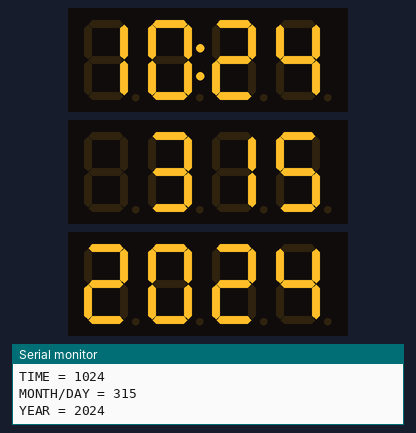
This sketch was run on a simulated Arduino Uno, built with avr-gcc and run on an emulated ATmega328P. On the bench: 3 × 4-digit seven-segment display, the last lines printed to the serial monitor. The local clock reads 2024-03-15 10:24:30 at power-on unless the sketch sets it.

Above: at 3.2 s.
At 64.7 s:
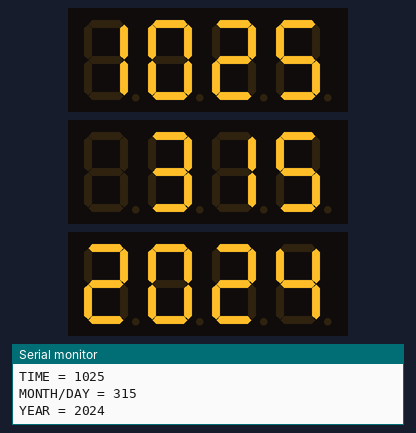
At 128.3 s:
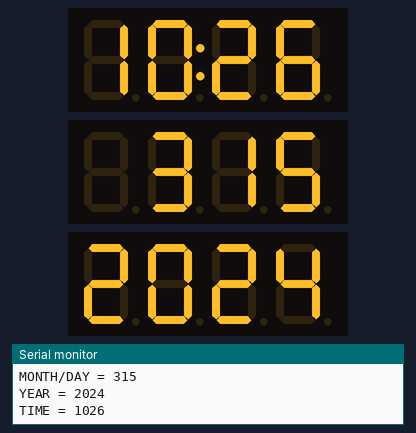

The sketch:

tm1637.ino
```cpp
/* Arduino example code to display a 24 hour time format clock on a
  TM1637 4 digit 7 segment display with a DS32321 RTC.
  More info: www.www.makerguides.com */

// Include the libraries:
#include "RTClib.h"
#include "TM1637Display.h"

// Define the connections pins:
#define CLK 7
#define DIO1 8
#define DIO2 9
#define DIO3 10

// Create rtc and display object:
RTC_DS3231 rtc;

TM1637Display display1(CLK, DIO1);
TM1637Display display2(CLK, DIO2);
TM1637Display display3(CLK, DIO3);


void setup() {
  // Begin serial communication at a baud rate of 9600:
  Serial.begin(9600);
  // Wait for console opening:
  delay(3000);

  // Check if RTC is connected correctly:
  if (!rtc.begin()) {
    Serial.println("Couldn't find RTC");
    while (1);
  }
  // Check if the RTC lost power and if so, set the time:
  if (rtc.lostPower()) {
    Serial.println("RTC lost power, lets set the time!");
    // The following line sets the RTC to the date & time this sketch was compiled:
    rtc.adjust(DateTime(F(__DATE__), F(__TIME__)));
    // This line sets the RTC with an explicit date & time, for example to set
    // January 21, 2014 at 3am you would call:
   // rtc.adjust(DateTime(2023, 12, 3, 15, 48, 0));
  }

  // rtc.adjust(DateTime(2023, 12, 3, 15, 51, 0));
  // Set the display brightness (0-7):
  display1.setBrightness(5);
  display2.setBrightness(5);
  display3.setBrightness(5);

  // Clear the display:
  display1.clear();
  display2.clear();
  display3.clear();
}

void loop() {
  // Get current date and time:
  DateTime now = rtc.now();

  // Create time format to display:
  int displaytime = (now.hour() * 100) + now.minute();
  int displaydatemonth = (now.month() * 100) + now.day();
  int displayyear = now.year();

  // Print displaytime to the Serial Monitor:
  Serial.print("TIME = ");Serial.println(displaytime);
  Serial.print("MONTH/DAY = ");Serial.println(displaydatemonth);
  Serial.print("YEAR = ");Serial.println(displayyear);

  // Display the current time in 24 hour format with leading zeros enabled and a center colon:
  display1.showNumberDecEx(displaytime, 0b01000000, true);
  display2.showNumberDecEx(displaydatemonth, true);
  display3.showNumberDecEx(displayyear, true);
  // Remove the following lines of code if you want a static instead of a blinking center colon:
  delay(1000);

  display1.showNumberDec(displaytime, true); // Prints displaytime without center colon.

  delay(1000);
}
```
